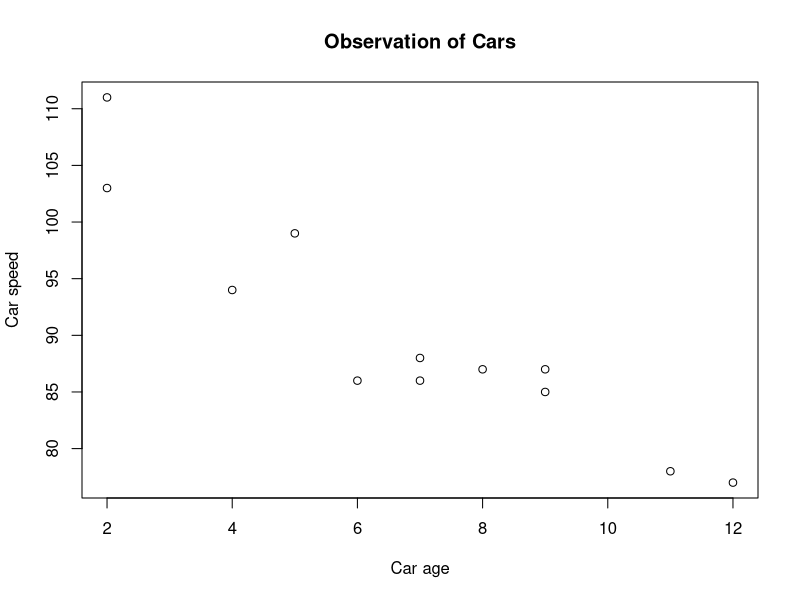

Recreate this plot in R.
x <- c(5,7,8,7,2,2,9,4,11,12,9,6)
y <- c(99,86,87,88,111,103,87,94,78,77,85,86)

plot(x, y, main="Observation of Cars", xlab="Car age", ylab="Car speed")